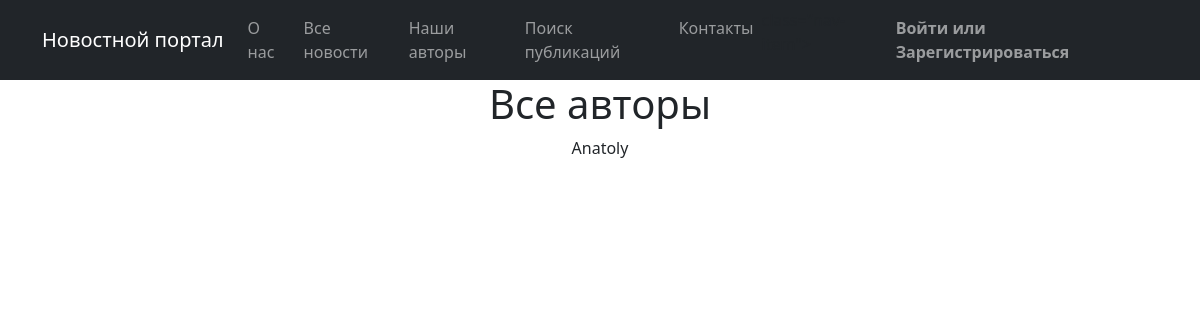
Page /news/authors/ on the earlier database version.
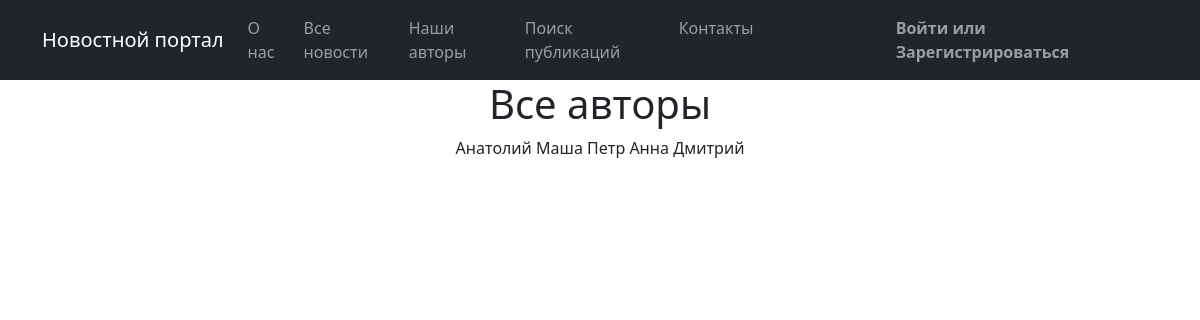
Same page on the later database version.
### news/models.py (models this page shows, shortened)
class Author(models.Model):
    authorUser = models.OneToOneField(User, on_delete=models.CASCADE)
    authorRating = models.SmallIntegerField(default=0)

### news/views.py (the view)
# urls.py: path('authors/', cache_page(60*5)(AuthorsList.as_view()), name='authors'),
class AuthorsList(ListView):
    model = Author  # Указываем модель, объекты которой будут выводиться
    ordering = 'authorUser'  # Поле, которое будет использоваться для сортировки объектов
    template_name = 'authors.html'  # Указываем имя шаблона, в котором будут все инструкции о том,
    context_object_name = 'Authors'  # Это имя списка, в котором будут лежать все объекты.

### templates/authors.html (shortened to what this page needs)
{% extends 'flatpages/default.html' %}
{% block content %}
    <h1>Все авторы</h1>
    {% for author in Authors %}
    {{ author.authorUser.first_name }}
    {% endfor %}
{% endblock content %}

Differences in the rows shown:
changed through a linked row, Author: authorUser.first_name "Anatoly" → "Анатолий"
now on this page (row unchanged): Author: authorUser.first_name "Маша"
now on this page (row unchanged): Author: authorUser.first_name "Петр"
now on this page (row unchanged): Author: authorUser.first_name "Анна"
added Author: authorUser.first_name "Дмитрий"
